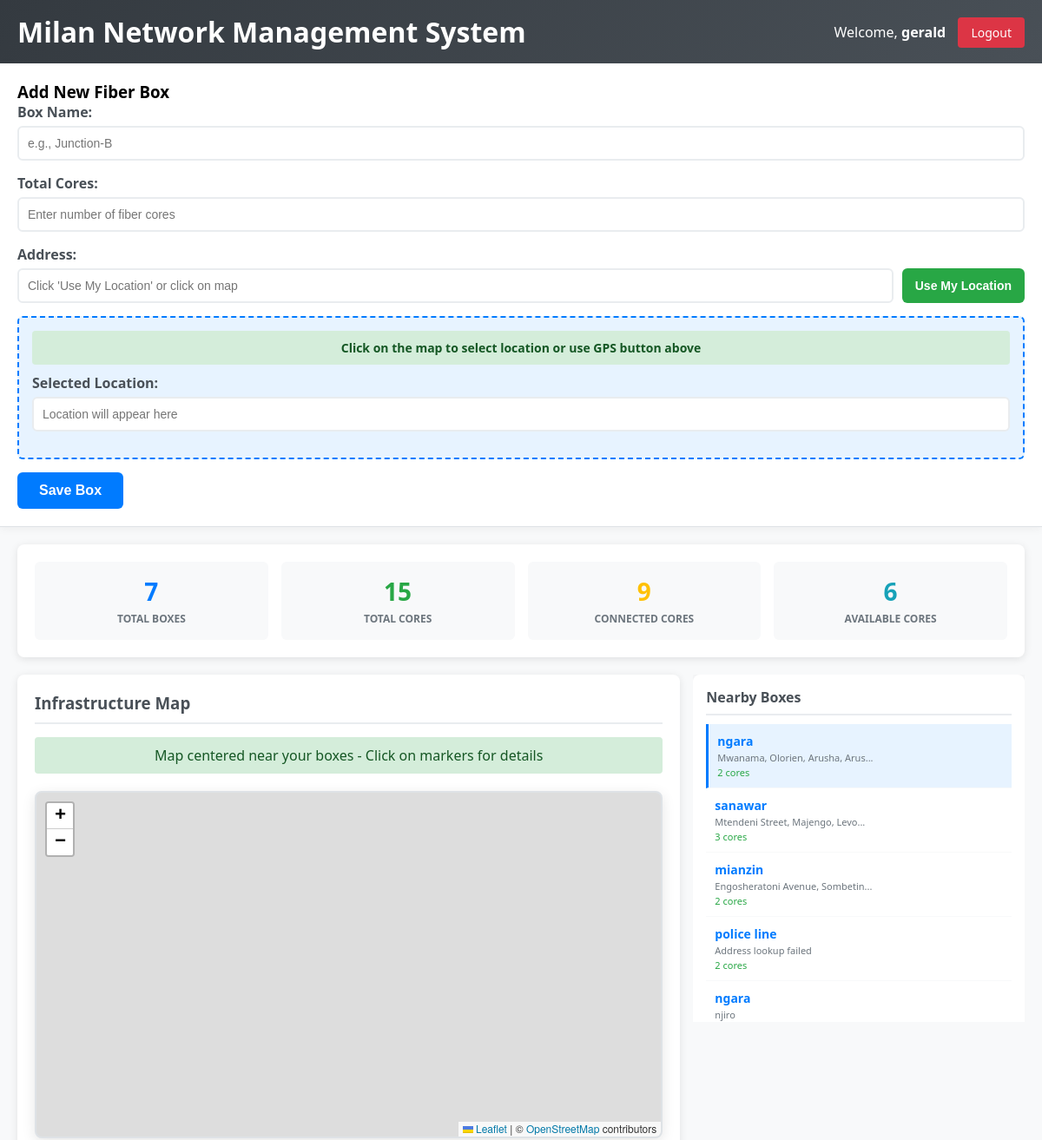
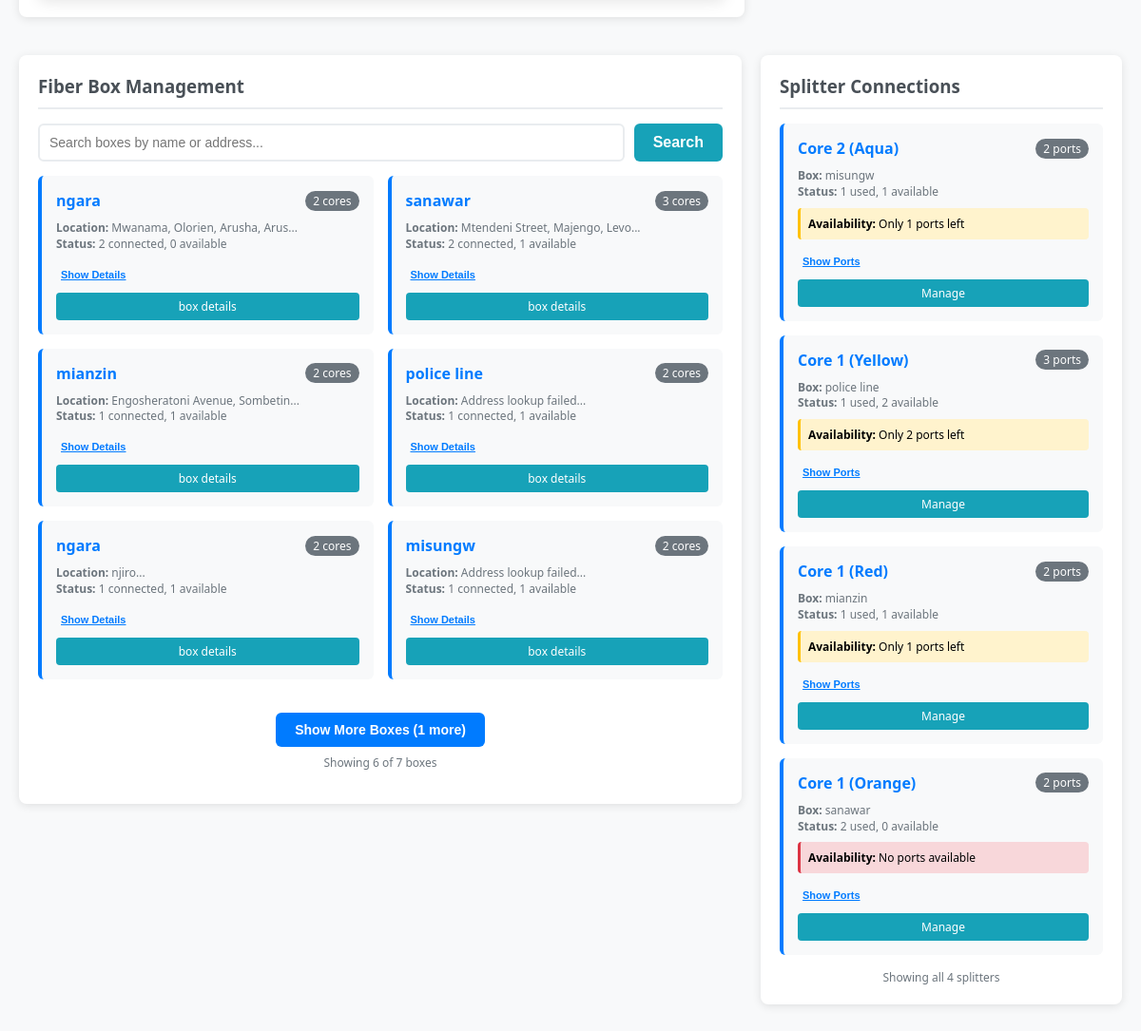
/dashboard.php (signed in), run on the app's committed database (2 pictures, top to bottom).
### tables this page shows
CREATE TABLE `boxes` (
  `id` int(11) NOT NULL,
  `box_name` varchar(100) NOT NULL,
  `total_cores` int(11) NOT NULL,
  `location_lat` decimal(10,8) DEFAULT NULL,
  `location_lng` decimal(11,8) DEFAULT NULL,
  `address` text DEFAULT NULL,
  `created_by` int(11) DEFAULT NULL,
  `created_at` timestamp NOT NULL DEFAULT current_timestamp()
);

CREATE TABLE `splitter_cores` (
  `id` int(11) NOT NULL,
  `core_id` int(11) NOT NULL,
  `splitter_core_number` int(11) NOT NULL,
  `customer_name` varchar(255) DEFAULT NULL,
  `customer_location` text DEFAULT NULL,
  `customer_image` varchar(255) DEFAULT NULL,
  `comment` text DEFAULT NULL,
  `created_at` timestamp NOT NULL DEFAULT current_timestamp(),
  `power` decimal(5,2) DEFAULT NULL,
  `status` enum('connected','available','faulty') DEFAULT 'available',
  `core_detail` text DEFAULT NULL,
  `connected_at` timestamp NULL DEFAULT NULL,
  `updated_at` timestamp NOT NULL DEFAULT current_timestamp() ON UPDATE current_timestamp()
);

CREATE TABLE `cores` (
  `id` int(11) NOT NULL,
  `box_id` int(11) DEFAULT NULL,
  `core_number` int(11) NOT NULL,
  `color` varchar(50) NOT NULL,
  `power_level` decimal(5,2) DEFAULT NULL,
  `is_connected` tinyint(1) DEFAULT 0,
  `connected_to` varchar(100) DEFAULT NULL,
  `technician_name` varchar(100) DEFAULT NULL,
  `customer_location` varchar(255) DEFAULT NULL,
  `customer_image` varchar(255) DEFAULT NULL,
  `connection_date` timestamp NULL DEFAULT NULL,
  `technician_notes` text DEFAULT NULL,
  `notes` text DEFAULT NULL,
  `connection_status` enum('available','connected','split') DEFAULT 'available',
  `connected_to_id` int(11) DEFAULT NULL,
  `connected_to_type` enum('core','splitter','customer') DEFAULT NULL
);

### dashboard.php (the view, shortened to what the rows shown need)
<?php
include 'config.php';
$boxes = $pdo->query("SELECT * FROM boxes ORDER BY created_at DESC")->fetchAll();
$splitterInfo = $pdo->query("
    SELECT
        sc.id,
        sc.core_id,
        sc.splitter_core_number as port_number,
        sc.customer_name,
        sc.power,
        sc.status,
        sc.comment,
        sc.connected_at,
        sc.updated_at,
        c.core_number,
        c.color,
        b.box_name,
        b.id as box_id
    FROM splitter_cores sc
    LEFT JOIN cores c ON sc.core_id = c.id
    LEFT JOIN boxes b ON c.box_id = b.id
    ORDER BY sc.core_id, sc.splitter_core_number
")->fetchAll();
$splitterByCore = [];
foreach ($splitterInfo as $splitter) {
    $core_id = $splitter['core_id'];
    if (!isset($splitterByCore[$core_id])) {
        $splitterByCore[$core_id] = [
            'box_name' => $splitter['box_name'],
            'box_id' => $splitter['box_id'],
            'core_number' => $splitter['core_number'],
            'color' => $splitter['color'],
            'ports' => []
        ];
    }
    $splitterByCore[$core_id]['ports'][] = $splitter;
}
$initialBoxesToShow = 6;
$initialSplittersToShow = 4;
?>
<!DOCTYPE html>
<html lang="en">
<head>
    <link rel="stylesheet" href="https://unpkg.com/leaflet@1.9.4/dist/leaflet.css" />
</head>
<body>
    <div class="header">
        <h1>Milan Network Management System</h1>
    </div>
    <div class="container">
        <div class="main-content">
            <div class="map-position-container">
                <div class="boxes-list-section">
                    <div class="boxes-list">
                        <?php if ($boxes): ?>
                            <?php foreach($boxes as $index => $box): ?>
                                <div class="box-list-item <?php echo $index === 0 ? 'active-box' : ''; ?>"
                                     data-lat="<?php echo $box['location_lat'] ?? ''; ?>"
                                     data-lng="<?php echo $box['location_lng'] ?? ''; ?>"
                                     onclick="focusOnBox(<?php echo $box['id']; ?>, <?php echo $box['location_lat'] ?? 'null'; ?>, <?php echo $box['location_lng'] ?? 'null'; ?>, this)">
                                    <div class="box-list-name"><?php echo htmlspecialchars($box['box_name']); ?></div>
                                    <div class="box-list-location">
                                        <?php
                                        $address = $box['address'] ?? 'No address';
                                        echo htmlspecialchars(strlen($address) > 30 ? substr($address, 0, 30) . '...' : $address);
                                        ?>
                                    </div>
                                    <div class="box-list-cores"><?php echo $box['total_cores']; ?> cores</div>
                                </div>
                            <?php endforeach; ?>
                        <?php else: ?>
                            <div style="text-align: center; padding: 20px; color: #6c757d;">
                                No boxes found
                            </div>
                        <?php endif; ?>
                    </div>
                </div>
            </div>
            <div class="content-row">
                <div class="left-column">
                    <div class="management-section">
                        <?php if ($boxes): ?>
                            <div class="boxes-grid" id="boxesGrid">
                                <?php foreach($boxes as $index => $box): ?>
                                    <?php
                                    $coreStats = $pdo->prepare("
                                        SELECT
                                            COUNT(*) as total,
                                            SUM(CASE WHEN connection_status != 'available' THEN 1 ELSE 0 END) as connected,
                                            SUM(CASE WHEN connection_status = 'available' THEN 1 ELSE 0 END) as available
                                        FROM cores
                                        WHERE box_id = ?
                                    ");
                                    $coreStats->execute([$box['id']]);
                                    $stats = $coreStats->fetch();
                                    ?>
                                    <div class="box-card <?php echo $index < $initialBoxesToShow ? 'visible' : 'hidden'; ?>"
                                         data-index="<?php echo $index; ?>">
                                        <div class="box-header">
                                            <span class="box-name"><?php echo htmlspecialchars($box['box_name']); ?></span>
                                            <span class="box-cores"><?php echo $box['total_cores']; ?> cores</span>
                                        </div>
                                        <div class="box-summary">
                                            <strong>Location:</strong> <?php echo htmlspecialchars(substr($box['address'] ?? 'No address', 0, 30) . '...'); ?><br>
                                            <strong>Status:</strong> <?php echo $stats['connected']; ?> connected, <?php echo $stats['available']; ?> available
                                        </div>
                                        <button class="toggle-details" onclick="toggleDetails(<?php echo $box['id']; ?>)">
                                            Show Details
                                        </button>
                                        <div class="box-actions">
                                            <a href="box_details.php?box_id=<?php echo $box['id']; ?>" class="btn btn-info">
                                                box details
                                            </a>
                                        </div>
                                    </div>
                                <?php endforeach; ?>
                            </div>
                        <?php endif; ?>
                    </div>
                </div>
                <div class="right-column">
                    <div class="management-section">
                        <?php if ($splitterByCore): ?>
                            <div class="boxes-grid" id="splittersGrid">
                                <?php $splitterIndex = 0; ?>
                                <?php foreach($splitterByCore as $core_id => $splitter): ?>
                                    <?php
                                    $availablePorts = $splitter['available_ports'] ?? 0;
                                    $usedPorts = $splitter['used_ports'] ?? 0;
                                    $totalPorts = $splitter['total_ports'] ?? 0;
                                    $availabilityClass = 'available';
                                    $availabilityText = "$availablePorts ports available";
                                    if ($availablePorts == 0) {
                                        $availabilityClass = 'full';
                                        $availabilityText = "No ports available";
                                    } elseif ($availablePorts < 3) {
                                        $availabilityClass = 'warning';
                                        $availabilityText = "Only $availablePorts ports left";
                                    }
                                    ?>
                                    <div class="box-card splitter-card <?php echo $splitterIndex < $initialSplittersToShow ? 'visible' : 'hidden'; ?>"
                                         data-index="<?php echo $splitterIndex; ?>">
                                        <div class="box-header">
                                            <span class="box-name">Core <?php echo $splitter['core_number']; ?> (<?php echo $splitter['color']; ?>)</span>
                                            <span class="box-cores"><?php echo $totalPorts; ?> ports</span>
                                        </div>
                                        <div class="box-summary">
                                            <strong>Box:</strong> <?php echo htmlspecialchars($splitter['box_name']); ?><br>
                                            <strong>Status:</strong> <?php echo $usedPorts; ?> used, <?php echo $availablePorts; ?> available
                                        </div>
                                        <div class="splitter-availability <?php echo $availabilityClass; ?>">
                                            <strong>Availability:</strong> <?php echo $availabilityText; ?>
                                        </div>
                                        <button class="toggle-details" onclick="toggleSplitterDetails(<?php echo $core_id; ?>)">
                                            Show Ports
                                        </button>
                                        <div class="box-actions">
                                            <a href="splitter_details.php?core_id=<?php echo $core_id; ?>" class="btn btn-info">
                                                Manage
                                            </a>
                                        </div>
                                    </div>
                                    <?php $splitterIndex++; ?>
                                <?php endforeach; ?>
                            </div>
                        <?php endif; ?>
                    </div>
                </div>
            </div>
        </div>
    </div>
</body>
</html>

### data on the page
boxes: box_name "ngara", address "Mwanama, Olorien, Arusha, Arus...", total_cores "2", connected "2", available "0"
boxes: box_name "sanawar", address "Mtendeni Street, Majengo, Levo...", total_cores "3", connected "2", available "1"
boxes: box_name "mianzin", address "Engosheratoni Avenue, Sombetin...", total_cores "2", connected "1", available "1"
boxes: box_name "police line", address "Address lookup failed", total_cores "2", address "Address lookup failed...", connected "1", available "1"
boxes: box_name "ngara", address "njiro", total_cores "2", address "njiro...", connected "1", available "1"
boxes: box_name "misungw", total_cores "2", address "Address lookup failed...", connected "1", available "1"
splitter_cores: core.core_number "2", core.color "Aqua", boxes.box_name "misungw", usedPorts "1", availablePorts "1", availabilityText "Only 1 ports left"
splitter_cores: core.core_number "1", core.color "Red", splitter_core_number "2", boxes.box_name "mianzin", core.core_number "Only 1 ports left"
splitter_cores: core.core_number "1", core.color "Orange", splitter_core_number "2", boxes.box_name "sanawar", availablePorts "0", availabilityText "No ports available"

### other printed values
$_SESSION['username'] "gerald"
$totalBoxes "7"
$totalCores "15"
$connectedCores "9"
$availableCores "6"
$totalBoxesCount - $initialBoxesToShow "1"
min($initialBoxesToShow, $totalBoxesCount) "6"
$totalBoxesCount "7"
$splitter['core_number'] "1"
$splitter['color'] "Yellow"
$totalPorts "3"
$splitter['box_name'] "police line"
$usedPorts "1"
$availablePorts "2"
$availabilityText "Only 2 ports left"
